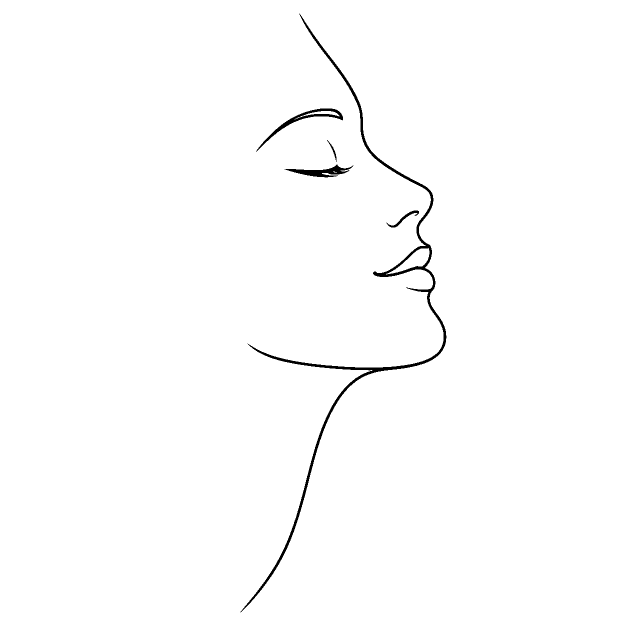
#> input picture scripts/line-art/sources/beauty-face.png, 1254 x 1254 px (shown at 1/2 size)
$ python trace-drawings.py sources/beauty-face.png
#> lines starting #> are read from the running program, lines starting #| are printed output that depends on the picture; after the words box and inside, x2 and y2 are one past the last pixel; in counts of white or black regions, pixels touching at a corner belong together
"""Traces eight of the line drawings from black-on-white pictures.

Beauty & Glow (the face in profile), Hair & Scalp (the woman with wavy hair),
Muscle & Fitness (the deadlift), Energy (the runner), Hydration (the
coconut with a straw and a cocktail umbrella), Detox (the glass of water),
Immunity (the oranges) and Recovery (the sunrise) were drawn in ChatGPT
as black line art (scripts/line-art/sources/, kept as one-bit PNGs) and are
traced here into the site's strokes:

  1. each picture's lines are thinned to their centre lines (scikit-image);
  2. the centre lines are split into strokes, joined again where a stroke
     carries straight on through a crossing, and numbered longest first;
  3. the strokes in DROP (creases, muscle lines, laces, eyelashes, …) and any
     shorter than MIN_LENGTH are left out, so each drawing stays clean;
  4. each one is smoothed, fitted to the 400 x 400 box so that its two
     anchors land on the page's centre line (x = 200): the line comes into
     the drawing at the top anchor and leaves it at the bottom one (a few
     lines can be added by hand, in 'add' (e.g. the coconut's drop of
     water), and a stroke shortened, in 'cut_below'); and
     written top-down (each stroke starts at its higher end).

The result is scripts/line-art/traced.json, which make-line-art.py reads.
Only run this to re-trace (it needs Python with scikit-image and Pillow):

    python3 scripts/line-art/trace-drawings.py            # writes traced.json
    python3 scripts/line-art/trace-drawings.py --preview  # also writes
        scripts/line-art/sources/<name>-strokes.png, every stroke numbered,
        for choosing what goes in DROP (don't commit those)

Then run python3 scripts/line-art/make-line-art.py and the generator.
The stroke numbers depend on the scikit-image version; after upgrading it,
check the previews before trusting DROP.
"""
import json, math, os, sys, warnings

import numpy as np
from PIL import Image, ImageDraw
from skimage.morphology import skeletonize

warnings.filterwarnings('ignore')
HERE = os.path.dirname(os.path.abspath(__file__))
SOURCES = os.path.join(HERE, 'sources')
MIN_LENGTH = 30  # px in the source picture: anything shorter is a detail

def drop(cx, apex, r, d):
    """A drop of water, in the picture's pixels: its point at (cx, apex), its
    round bottom of radius r centred d below the point (the shape of the
    earlier hand-drawn drop), as one closed line starting at the point."""
#> called with cx = 680, apex = 366, r = 39, d = 84
    cy = apex + d
    pts = []
    def cubic(p0, p1, p2, p3, n=24):
        for k in range(n + 1):
            t = k / n
            pts.append(tuple((1 - t) ** 3 * a + 3 * (1 - t) ** 2 * t * b + 3 * (1 - t) * t * t * c + t ** 3 * e
                             for a, b, c, e in zip(p0, p1, p2, p3)))
    cubic((cx, apex), (cx, apex), (cx - r, cy - d / 3), (cx - r, cy))
    for k in range(1, 37):                      # round the bottom, left to right
        a = math.pi - math.pi * k / 36
        pts.append((cx + r * math.cos(a), cy + r * math.sin(a)))
    cubic((cx + r, cy), (cx + r, cy - d / 3), (cx, apex), (cx, apex))
    return pts


# For each drawing: its picture, what to leave out, and where the page's line
# meets it (top: comes in; bottom: leaves), in the picture's pixels, and where
# those land in the 400 x 400 box (always at x = 200).
DRAWINGS = {
    'skin': {
        'source': 'beauty-face.png',
        'alt': "A line drawing of a woman's face in profile, turned up, with her eyes closed",
        'drop': [5, 8, 9, 11, 12, 13],          # the doubled brow, the eyelid crease, the eyelashes
        'keep_short': [],
        'top': ('top-end', 1),                   # the top of the forehead
        'bottom': ('bottom-end', 2),             # the foot of the neck
    },
    'hair': {
        'source': 'hair-woman.png',
        'alt': 'A line drawing of a woman with long, wavy hair, her eyes closed',
        # the doubled brow, the eyelashes, and the shoulder line (it ran
        # down at a slant into the page's line)
        'drop': [18, 23, 29, 31, 33, 34],
        'keep_short': [],
        'top': ('above', 0, 'bottom'),           # the top of her head, straight above where the line leaves
        'bottom': ('at-x', 11, 790),             # the base of her neck, in the middle
    },
    'muscle-recovery': {
        'source': 'deadlift.png',
        'alt': 'A line drawing of a man at the bottom of a deadlift, gripping a barbell with a big plate at each end',
        # muscle lines on the arm, back and legs, the creases in the shorts,
        # the inside of the ear, the laces and the finger lines
        'drop': [40, 42, 43, 45, 51, 52, 53, 54, 55, 56, 60, 62, 65, 67, 68, 69, 70, 71, 72, 73, 74, 75, 76, 77, 78, 80, 82, 83],
        'keep_short': [79, 81],                  # the eye and the mouth
        'top': ('highest', 4),                   # the top of his head
        'bottom': ('below', 2, 'top'),           # the floor, straight below it
    },
    'hydration': {
        'source': 'coconut.png',
        'alt': 'A line drawing of a drop of water falling into a coconut cut open, with a straw, a cocktail umbrella, a leaf and a flower',
        'drop': [],
        'keep_short': [37],                      # the open end of the straw
        # A drop of water above the opening, between the umbrella and the straw
        # (drawn here, not in the picture): the line comes into its point.
        'add': [drop(680, 366, 39, 84)],
        'top': ('point', 680, 366),              # the drop's point
        'bottom': ('at-x', 4, 680),              # the ground line, straight below it
    },
    'detox': {
        'source': 'detox.png',
        'alt': 'A line drawing of a tall glass of water with a slice of lemon on the rim, a sprig of mint and two ice cubes',
        'drop': [],
        'keep_short': [],
        'top': ('at-x', 12, 605),                # the far rim of the glass, in the middle
        'bottom': ('at-x', 5, 605),              # the base of the glass, straight below it
    },
    'immunity': {
        'source': 'immunity.png',
        'alt': 'A line drawing of a whole orange with its stem and two leaves, and half an orange showing its segments',
        'drop': [],
        'keep_short': [],
        'top': ('highest', 14),                  # the top of the stem
        'bottom': ('below', 1, 'top'),           # the ground line, straight below it
    },
    'recovery': {
        'source': 'recovery.png',
        'alt': 'A line drawing of the sun rising over the horizon, with a cloud and two birds',
        'drop': [],
        'keep_short': [],
        'top': ('top-end', 9),                   # the top of the sun's middle ray
        'bottom': ('below', 0, 'top'),           # the horizon, straight below it
    },
    'energy': {
        'source': 'runner.png',
        'alt': 'A line drawing of a woman in running leggings at full stride, side on',
        # the shorts' hems and creases, the creases in the top, muscle lines,
        # the laces, the hair tie, the inside of the ear and the knuckles
        'drop': [28, 29, 35, 37, 40, 41, 42, 43, 45, 46, 47, 49, 50, 51, 52, 53, 54, 55, 56, 57, 58, 60, 62, 63, 64,
                 65, 66, 67, 68, 69, 70, 72, 73, 74, 80, 84, 85, 91],
        'keep_short': [77, 95],                  # the lips and the eye
        # Full-length leggings rather than shorts: no shorts hem at the back of
        # the thigh (29), the glute line stops where the back thigh meets it,
        # and a hem is added at each ankle, just above the trainer.
        'cut_below': {5: 606},
        'add': [[(544, 653), (549, 630), (559, 605)],
                [(269, 974), (287, 987), (305, 1001)],
                [(761, 870), (784, 881), (809, 891)]],
        'top': ('highest', 20),                  # the top of her head
        'bottom': ('floor-under', 9, 'top'),     # the ground line, carried on to straight below it
    },
}

N8 = [(-1, -1), (-1, 0), (-1, 1), (0, -1), (0, 1), (1, -1), (1, 0), (1, 1)]


def strokes_of(path):
    """The picture's centre lines as strokes [(x, y), …], longest first."""
#> called with path = 'scripts/line-art/sources/beauty-face.png'
    ink = np.array(Image.open(path).convert('L')) < 128
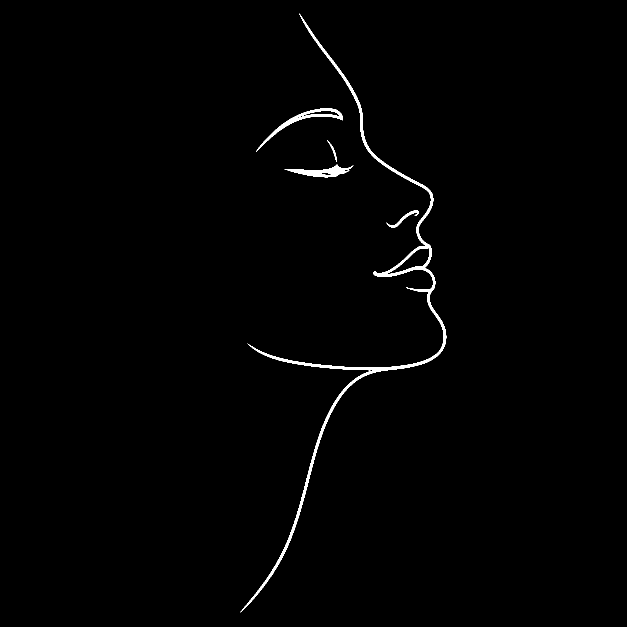
#> ink: shape (1254, 1254) bool (shown at 1/2 size); 0.89% white; 5 white regions, box (x1, y1, x2, y2) and area: (481, 27, 893, 1225) 10511, (512, 217, 686, 303) 1603, (569, 329, 707, 355) 1383, (773, 421, 838, 455) 374, (654, 280, 673, 324) 123
    sk = skeletonize(ink)
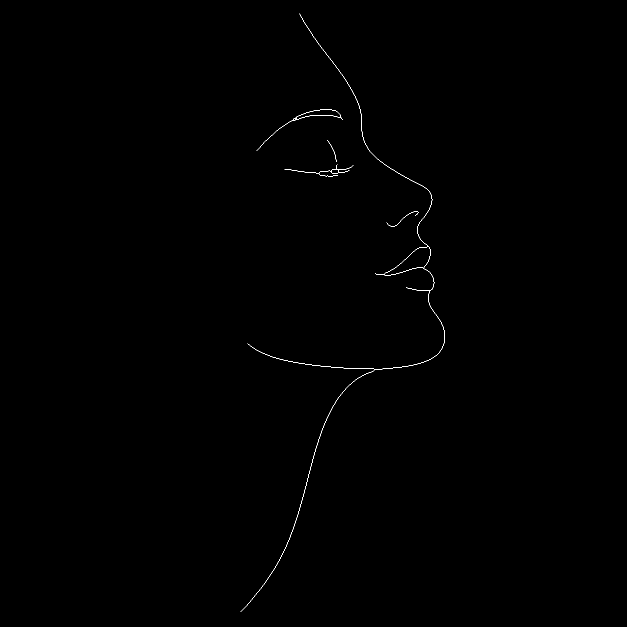
#> sk: shape (1254, 1254) bool (shown at 1/2 size); 0.16% white in thin lines or dots, all inside (x1, y1, x2, y2) = (481, 27, 890, 1224)
    pts = set(zip(*np.nonzero(sk)))
#> pts = 2476 items
    nbrs = lambda p: [(p[0] + dy, p[1] + dx) for dy, dx in N8 if (p[0] + dy, p[1] + dx) in pts]
    nodes = {p for p in pts if len(nbrs(p)) != 2}
#> nodes = 65 items
    cluster, cid = {}, 0
    for p in sorted(nodes):
        if p in cluster:
            continue
        stack = [p]
        cluster[p] = cid
        while stack:
            q = stack.pop()
            for r in nbrs(q):
                if r in nodes and r not in cluster:
                    cluster[r] = cid
                    stack.append(r)
        cid += 1
#> this loop made 65 passes
#> p on passes 4 to 11: (235, 591), (235, 592), (236, 589), (236, 590), (236, 592), (237, 590), (237, 593), (238, 591)
#> after the loop, cid = 29; cluster = 65 items
    # Walk from every node along each branch to the next node.
    edges, walked = [], set()
    for p in sorted(nodes):
        for q in sorted(nbrs(p)):
            if q in nodes or (p, q) in walked:
                continue
            path, prev, cur = [p, q], p, q
            while cur not in nodes:
                nx = sorted(r for r in nbrs(cur) if r != prev)
                if not nx:
                    break
                nn = [r for r in nx if r in nodes]
                prev, cur = cur, (nn[0] if nn else nx[0])
                path.append(cur)
            walked.add((p, q))
            walked.add((path[-1], path[-2]))
            edges.append(path)
#> this loop made 65 passes
#> p on passes 1 to 8: (27, 599), (234, 592), (234, 681), (235, 591), (235, 592), (236, 589), (236, 590), (236, 592)
#> after the loop, edges = 28 items; walked = 56 items
    # Closed loops with no node on them.
    seen = {x for e in edges for x in e}
#> seen = 2461 items
    for p in sorted(pts):
        if p in seen or p in nodes:
            continue
        path, prev, cur = [p], None, p
        while True:
            nx = sorted(r for r in nbrs(cur) if r != prev and r not in path[-3:])
            if not nx:
                break
            prev, cur = cur, nx[0]
            if cur == p or cur in seen:
                path.append(cur)
                break
            path.append(cur)
            seen.add(cur)
        seen.update(path)
        if len(path) > 10:
            edges.append(path)
#> this loop made 2476 passes
#> p on passes 1 to 3: (27, 599), (28, 599), (29, 600)
    uniq, keys = [], set()
    for e in edges:
        k = (min(e[0], e[-1]), max(e[0], e[-1]), len(e))
        if k not in keys:
            keys.add(k)
            uniq.append([(x, y) for y, x in e])
#> this loop made 28 passes
#> k on passes 1, 2, 3, 4, 6, 7, 8, 9: ((27, 599), (492, 855), 507), ((234, 592), (234, 681), 94), ((234, 681), (238, 594), 88), ((234, 681), (239, 685), 6), ((239, 591), (240, 586), 6), ((240, 585), (301, 513), 75), ((280, 654), (323, 672), 44), ((329, 674), (337, 673), 9)
#> after the loop, keys = 28 items; uniq = 28 items
    edges = [e for e in uniq if len(e) >= 2]

    # Join two strokes through a crossing when one carries straight on into the other.
    def outward(e, at_start, k=12):
        a = e[0] if at_start else e[-1]
        b = e[min(k, len(e) - 1)] if at_start else e[max(-k - 1, -len(e))]
        L = math.dist(a, b) or 1
        return (a[0] - b[0]) / L, (a[1] - b[1]) / L
    cl = lambda pt: cluster.get((pt[1], pt[0]))
    while True:
        ends = {}
        for i, e in enumerate(edges):
            for s in (True, False):
                c = cl(e[0] if s else e[-1])
                if c is not None:
                    ends.setdefault(c, []).append((i, s))
        best = None
        for c in sorted(ends):
            lst = ends[c]
            for a in range(len(lst)):
                for b in range(a + 1, len(lst)):
                    (i, si), (j, sj) = lst[a], lst[b]
                    if i == j or len(edges[i]) < 6 or len(edges[j]) < 6:
                        continue
                    da, db = outward(edges[i], si), outward(edges[j], sj)
                    dot = da[0] * db[0] + da[1] * db[1]
                    if dot < -0.75 and (best is None or dot < best[0]):
                        best = (dot, i, si, j, sj)
        if not best:
            break
        _, i, si, j, sj = best
        A = edges[i][::-1] if si else edges[i]
        B = edges[j] if sj else edges[j][::-1]
        edges = [e for k, e in enumerate(edges) if k not in (i, j)] + [A + B]
#> this loop made 12 passes
#> (i, j, sj) on passes 1 to 3: (14, 16, False), (19, 21, False), (1, 3, True)
    length = lambda e: sum(math.dist(a, b) for a, b in zip(e, e[1:]))
    edges = [e for e in edges if length(e) > 6]
    edges.sort(key=lambda e: (-round(length(e), 3), e[0]))
    return edges, length


# [9 lines left out: function preview, not called in this run]


def resample(e, step=2.0):
    out = [e[0]]
    acc = 0.0
    for a, b in zip(e, e[1:]):
        d = math.dist(a, b)
        while acc + d >= step:
            t = (step - acc) / d
            a = (a[0] + (b[0] - a[0]) * t, a[1] + (b[1] - a[1]) * t)
            out.append(a)
            d = math.dist(a, b)
            acc = 0.0
        acc += d
    if math.dist(out[-1], e[-1]) > 0.5:
        out.append(tuple(e[-1]))
    return out


def smooth(e, sigma=2.5):
    """Gaussian smoothing along the stroke (its ends stay put; a loop wraps)."""
    n = len(e)
    if n < 5:
        return e
    closed = math.dist(e[0], e[-1]) < 3
    r = int(sigma * 3)
    w = [math.exp(-(k * k) / (2 * sigma * sigma)) for k in range(-r, r + 1)]
    out = []
    for i in range(n):
        sx = sy = sw = 0.0
        for k in range(-r, r + 1):
            j = i + k
            if closed:
                j %= n
            elif j < 0 or j >= n:
                continue
            sx += e[j][0] * w[k + r]
            sy += e[j][1] * w[k + r]
            sw += w[k + r]
        out.append((sx / sw, sy / sw))
    if not closed:
        # keep the ends where they were, easing into the smoothed line
        for i in range(min(r, n)):
            f = i / r
            for idx in (i, n - 1 - i):
                out[idx] = (e[idx][0] * (1 - f) + out[idx][0] * f, e[idx][1] * (1 - f) + out[idx][1] * f)
    return out


def simplify(pts, tol):
    """Ramer-Douglas-Peucker."""
    if len(pts) < 3:
        return pts
    a, b = pts[0], pts[-1]
    dx, dy = b[0] - a[0], b[1] - a[1]
    L = math.hypot(dx, dy)
    best, idx = -1, 0
    for i in range(1, len(pts) - 1):
        p = pts[i]
        d = abs(dy * (p[0] - a[0]) - dx * (p[1] - a[1])) / L if L else math.dist(p, a)
        if d > best:
            best, idx = d, i
    if best <= tol:
        return [a, b]
    return simplify(pts[:idx + 1], tol)[:-1] + simplify(pts[idx:], tol)


def anchor(rule, strokes, other=None):
    kind, i = rule[0], rule[1]
    if kind == 'point':                    # a point in the picture
        return (rule[1], rule[2])
    e = strokes[i]
    if kind == 'top-end':
        return min(e[0], e[-1], key=lambda p: p[1])
    if kind == 'bottom-end':
        return max(e[0], e[-1], key=lambda p: p[1])
    if kind == 'left-end':
        return min(e[0], e[-1], key=lambda p: p[0])
    if kind == 'highest':
        return min(e, key=lambda p: p[1])
    if kind == 'at-x':                     # the stroke, at a given x in the picture
        x = rule[2]
        p = min(e, key=lambda p: abs(p[0] - x))
        return (x, p[1])
    if kind in ('above', 'below', 'floor-under'):
        x = other[0]
        if kind == 'floor-under':
            if e[0][0] > e[-1][0]:
                e.reverse()    # left to right, so it can be carried on at its right end
            right = max(e, key=lambda p: p[0])
            if right[0] < x:   # carry the ground line on to straight below
                y = right[1]
                e.extend((xx, y) for xx in range(int(right[0]) + 2, int(x) + 1, 2))
                e.append((x, y))
                return (x, y)
        p = min(e, key=lambda p: abs(p[0] - x))
        return (x, p[1])
    raise ValueError(rule)


def fit(name, spec, strokes):
    """Strokes in the 400 x 400 box, with both anchors on x = 200."""
#> called with name = 'skin'
    t_rule, b_rule = spec['top'], spec['bottom']
    if len(t_rule) == 3:
        B = anchor(b_rule, strokes)
        A = anchor(t_rule, strokes, B)
    else:
        A = anchor(t_rule, strokes)
        B = anchor(b_rule, strokes, A) if len(b_rule) == 3 else anchor(b_rule, strokes)
    keep = [i for i, e in enumerate(strokes)
            if i not in spec['drop'] and (STROKE_LEN(e) >= MIN_LENGTH or i in spec['keep_short'])]
    # rotate so that A -> B points straight down
    ang = math.atan2(B[0] - A[0], B[1] - A[1])
    c, s_ = math.cos(ang), math.sin(ang)
    rot = lambda p: ((p[0] - A[0]) * c - (p[1] - A[1]) * s_, (p[0] - A[0]) * s_ + (p[1] - A[1]) * c)
    for i, y in spec.get('cut_below', {}).items():   # shorten a stroke: drop its points below y
        strokes[i] = [p for p in strokes[i] if p[1] <= y]
    paths = [[rot(p) for p in smooth(resample(strokes[i]))] for i in keep]
#> the loop in resample, `for a, b in zip(e, e[1:]):` made 656 passes
#> b on passes 1 to 3: (751, 547), (752, 548), (753, 548)
#> the loop in resample (call 2), `for a, b in zip(e, e[1:]):` made 550 passes
#> b on passes 1 to 3: (599, 28), (600, 29), (600, 30)
    # lines added by hand, in the picture's pixels (e.g. the hems of her leggings)
    paths += [[rot(p) for p in resample(line)] for line in spec.get('add', [])]
    us = [p[0] for e in paths for p in e]
    vs = [p[1] for e in paths for p in e]
    m = 12
    scale = min((200 - m) / max(-min(us), 1e-6), (200 - m) / max(max(us), 1e-6), (400 - 2 * m) / (max(vs) - min(vs)))
    top = (400 - scale * (max(vs) + min(vs))) / 2
    box = lambda p: (200 + p[0] * scale, top + p[1] * scale)
    out = []
    for e in paths:
        e = simplify([box(p) for p in e], 0.3)
        if math.dist(e[0], e[-1]) < 1.5 and len(e) > 3:      # a loop: start at its top
            e = e[:-1]
            k = min(range(len(e)), key=lambda j: e[j][1])
            e = e[k:] + e[:k + 1]
        elif e[-1][1] < e[0][1]:                            # written from its higher end
            e = e[::-1]
        out.append(e)
#> this loop made 8 passes
    out.sort(key=lambda e: min(p[1] for p in e))
    f = lambda v: (f"{v:.1f}"[:-2] if f"{v:.1f}".endswith('.0') else f"{v:.1f}")
    d = ['M' + ' L'.join(f'{f(x)} {f(y)}' for x, y in e) for e in out]
    return {'alt': spec['alt'], 'top': round(top + 0 * scale, 1), 'bottom': round(top + rot(B)[1] * scale, 1), 'paths': d}


STROKE_LEN = None

if __name__ == '__main__':
    result = {}
    for name, spec in DRAWINGS.items():
        path = os.path.join(SOURCES, spec['source'])
        strokes, STROKE_LEN = strokes_of(path)
        strokes = [list(e) for e in strokes]
        if '--preview' in sys.argv:
            preview(name, strokes, Image.open(path).size)
        result[name] = fit(name, spec, strokes)
        print(name, len(strokes), 'strokes traced,', len(result[name]['paths']), 'kept')
#| skin 14 strokes traced, 8 kept
#> (the run stopped early here; a loop or call above may not have finished)
